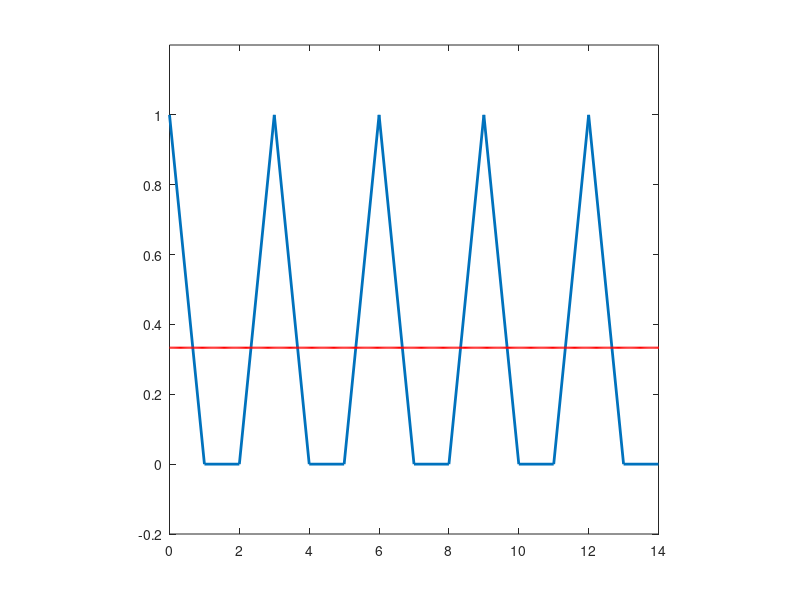

Here is the MATLAB script that generated this plot: (Note: this script raises an error after producing the figure.)
close ;
clear ;
clc;
clf;

T1 = 1;
T2 = 2;
T = 3;
w = 2*pi/T;
N = 15;
%周期三角波信号
p_amp = [1 , 0, 0];
p1_t = 0:14;
p1_amp = repmat(p_amp,1,5);
h_wav = plot(p1_t, p1_amp,'linewidth',2);
axis([0 14 -0.2 1.2])
axis square;
hold on;

%傅里叶级数
a0 = 2*T1/T;
ak = @(k) 8/T*((sin(k*w*T1/2))/(k*w))^2;

%绘图
 t = 0: T/100:9*T;
 x_syn = zeros(size(t));
 x_syn = x_syn + a0/2;%直流成分
 h_syn = plot(t,x_syn,'r','linewidth',1.5);
 [A,map] = rgb2ind(frame2im(getframe),256);
 imwrite(A,map,'fourier.gif','GIF', 'Loopcount',inf,'DelayTime',0.5);

 for k = 1 : N
     pause(0.5);
     x_tmp = ak(k)*cos(k*w*t);
     x_syn = x_syn + x_tmp;
     h_syn.YData = x_syn;
     [A,map] = rgb2ind(frame2im(getframe),256);
     legend('raw','fourierN')
     title(k)
     imwrite(A,map,'fourier.gif','GIF',  'WriteMode','append','DelayTime',0.5);
 end




